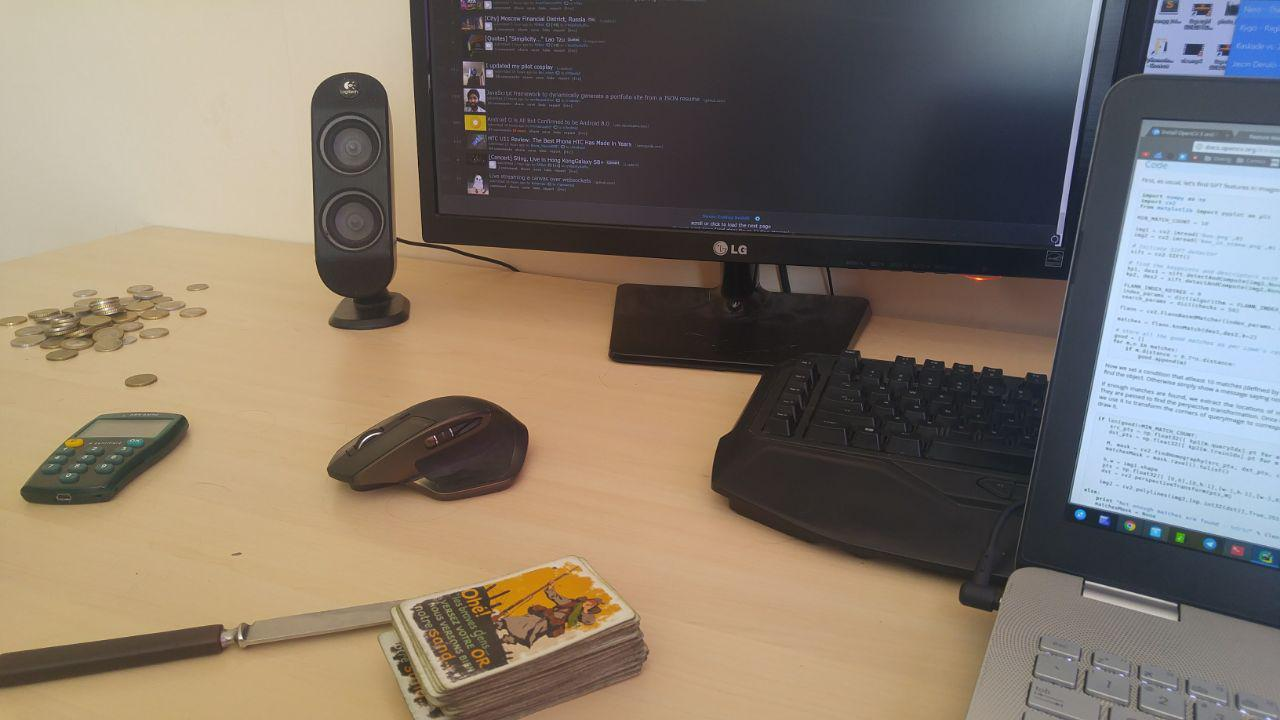
#> input picture vision/photo.jpg, 1280 x 720 px, given in place of the camera
$ python frank_cv.py
#> lines starting #> are read from the running program, lines starting #| are printed output that depends on the picture; after the words box and inside, x2 and y2 are one past the last pixel; in counts of white or black regions, pixels touching at a corner belong together
import numpy as np
import cv2
import math

cap = cv2.VideoCapture(0)
upper = (10, 255, 255)
lower = (0, 100, 100)

#lower = (120,10,10)
#upper = (255,90,90)


while 1:
    _, img = cap.read()
#> img is the input picture: shape (720, 1280, 3); mean B, G, R 108.2, 121.1, 132.9
    gray = cv2.cvtColor(img, cv2.COLOR_BGR2GRAY)
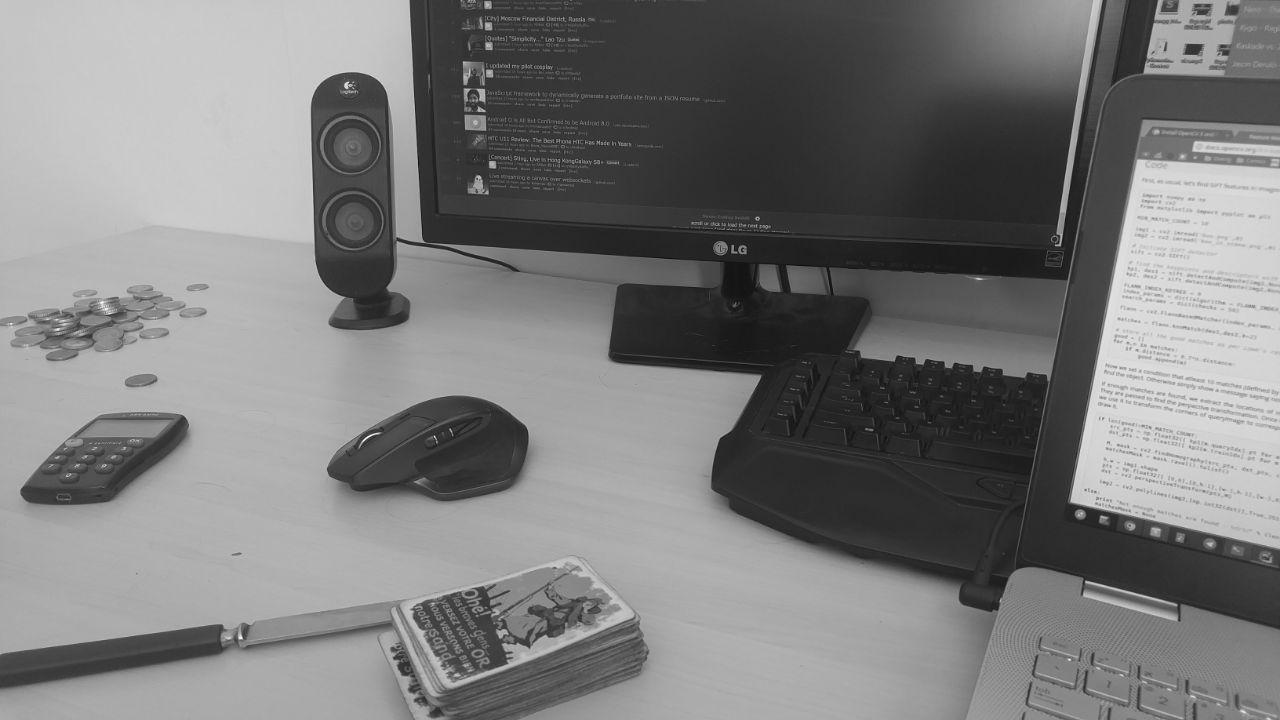
#> gray: shape (720, 1280); min 8, max 253, mean 123.2
    hsv = cv2.cvtColor(img, cv2.COLOR_BGR2HSV)
#> hsv: shape (720, 1280, 3); mean H, S, V 52, 69.2, 140.9

    mask = cv2.inRange(hsv, lower, upper)
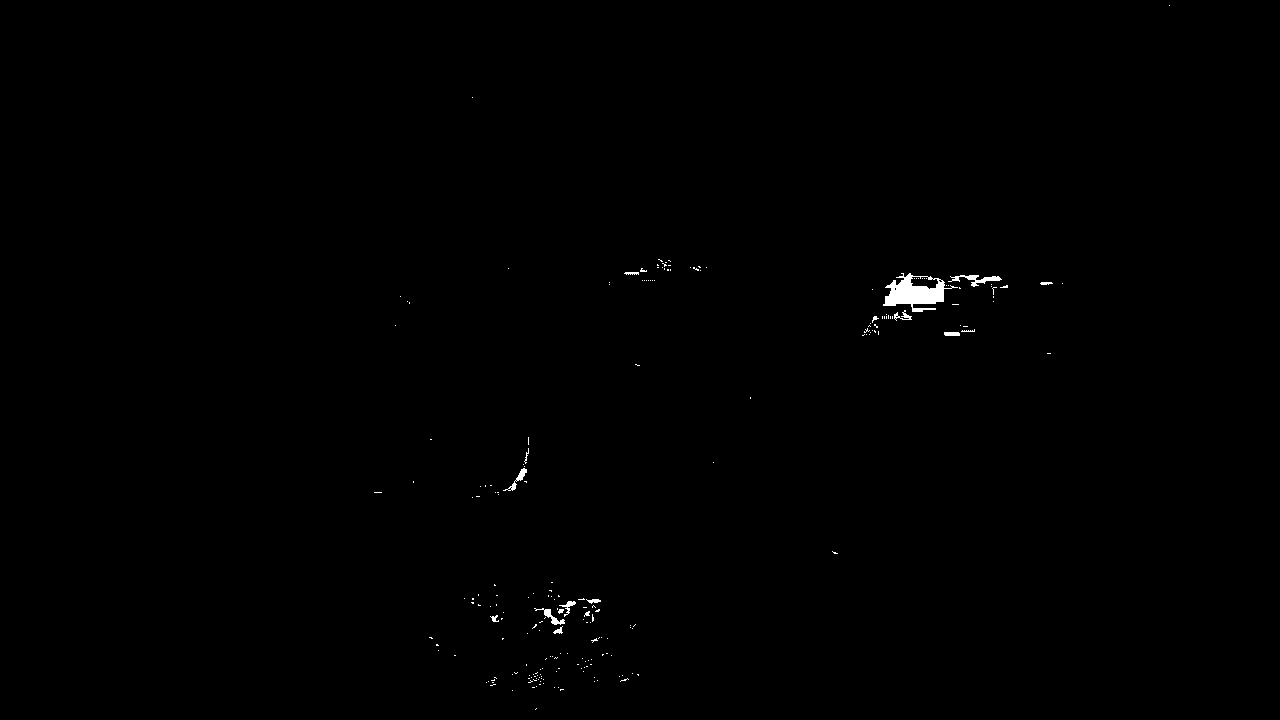
#> mask: shape (720, 1280); 0.31% white; 220 white regions (203 under 20 px), largest, box (x1, y1, x2, y2) and area: (883, 273, 958, 312) 1351, (948, 275, 1002, 287) 233, (534, 608, 565, 625) 140
    res = cv2.bitwise_and(img, img, mask=mask)

    cv2.imshow("red?", res)
    k = cv2.waitKey(30) & 0xff
#> (key Esc is pressed here)
    if k == 27:
        break

cap.release()
cv2.destroyAllWindows()
